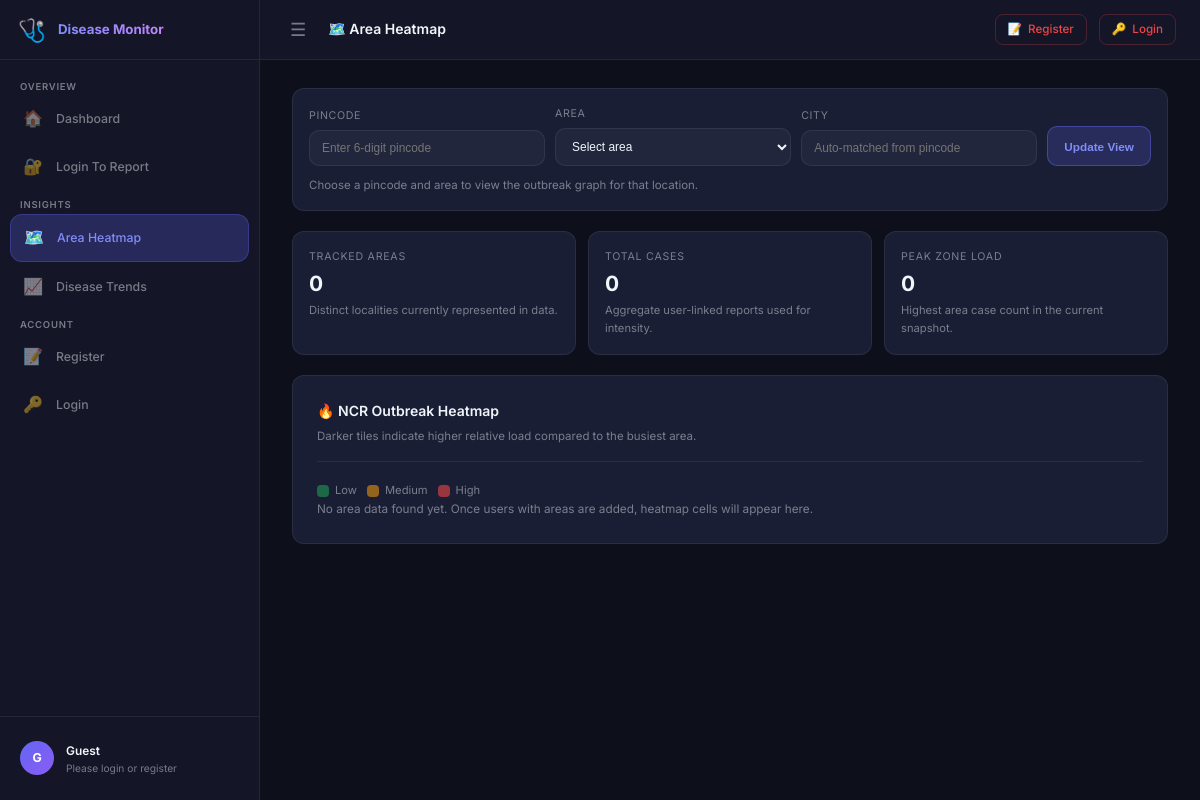
Before: /heatmap/ with the older database file.
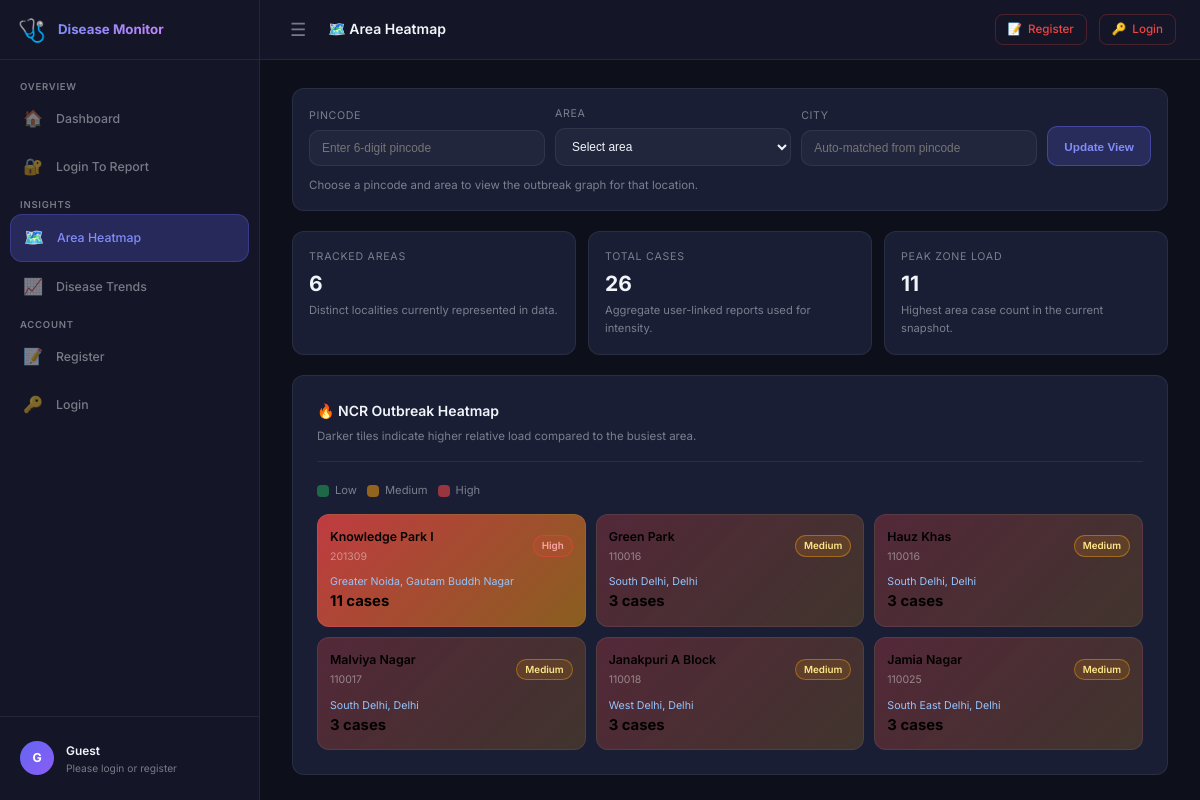
After: the same page with the newer database file.
### doctor/models.py (models this page shows, shortened)
class Area(models.Model):
    pincode = models.CharField(
        max_length=6,
        blank=True,
        default="",
        help_text="6-digit NCR pincode of the user's location.",
    )
    area = models.CharField(
        max_length=200,
        blank=True,
        default="",
        help_text="Locality / area derived from the pincode.",
    )

### doctor/views.py (the view, shortened to what this page needs)
# urls.py: path("heatmap/", views.area_heatmap, name="area_heatmap"),
def area_heatmap(request):
    valid_pincode_entries = {
        pin: details
        for pin, details in NCR_PINCODES.items()
        if pin.isdigit() and isinstance(details, dict)
    }
    pincode_choices = {
        pin: details.get("areas", [])
        for pin, details in valid_pincode_entries.items()
    }
    selected_pincode = request.GET.get("pincode", "").strip()
    selected_area = request.GET.get("area", "").strip()
    selected_city = ""
    using_registered_area = False
    location_required = False
    if selected_pincode and selected_area:
        valid_areas = pincode_choices.get(selected_pincode, [])
        if selected_area not in valid_areas:
            messages.error(request, "Selected pincode and area combination is invalid.")
            selected_pincode = ""
            selected_area = ""
            location_required = True
        else:
            selected_city = valid_pincode_entries.get(selected_pincode, {}).get("city", "")
    elif request.user.is_authenticated and request.user.area_id:
        selected_pincode = request.user.area.pincode
        selected_area = request.user.area.area
        selected_city = valid_pincode_entries.get(selected_pincode, {}).get("city", "")
        using_registered_area = True
    else:
        location_required = True
    rows = list(
        Area.objects.values("area", "pincode")
        .annotate(case_count=Count("symptomreport"))
        .order_by("-case_count", "pincode", "area")
    )
    max_case_count = max((row["case_count"] for row in rows), default=0)
    total_cases = sum(row["case_count"] for row in rows)
    active_areas = len(rows)
    for row in rows:
        pincode_data = valid_pincode_entries.get(row["pincode"], {})
        row["city"] = pincode_data.get("city", "NCR")
        row["district"] = pincode_data.get("district", "Delhi NCR")
        if max_case_count:
            row["intensity"] = int((row["case_count"] / max_case_count) * 100)
        else:
            row["intensity"] = 0
        row["heat_alpha"] = round((row["intensity"] / 100) * 0.7 + 0.08, 2)
        if row["case_count"] >= 6:
            row["risk_level"] = "high"
        elif row["case_count"] >= 3:
            row["risk_level"] = "medium"
        else:
            row["risk_level"] = "low"
    disease_labels = []
    disease_values = []
    trend_days = []
    disease_names_7d = []
    trend_data = {}
    selected_location_summary = None
    city_rows = []
    if selected_city:
        for row in rows:
            if row.get("city") == selected_city:
                city_rows.append(row)
    city_rows = sorted(city_rows, key=lambda item: item["case_count"], reverse=True)[:8]
    city_area_labels = [f"{row['area']} ({row['pincode']})" for row in city_rows]
    city_area_values = [row["case_count"] for row in city_rows]
    context = {
        "heatmap_rows": rows,
        "max_case_count": max_case_count,
        "total_cases": total_cases,
        "active_areas": active_areas,
        "pincode_details_map": valid_pincode_entries,
        "pincode_choices": pincode_choices,
        "pincode_list": sorted(pincode_choices.keys()),
        "selected_pincode": selected_pincode,
        "selected_area": selected_area,
        "selected_city": selected_city,
        "using_registered_area": using_registered_area,
        "location_required": location_required,
        "selected_location_summary": selected_location_summary,
        "disease_labels": disease_labels,
        "disease_values": disease_values,
        "trend_days": trend_days,
        "disease_names_7d": disease_names_7d,
        "trend_data": trend_data,
        "city_area_labels": city_area_labels,
        "city_area_values": city_area_values,
    }
    return render(request, "doctor/heatmap.html", context)

### doctor/templates/doctor/heatmap.html (shortened to what the changed rows need)
{% extends "doctor/layout.html" %}
{% load static %}
{% block extra_css %}
<link rel="stylesheet" href="{% static 'doctor/css/heatmap.css' %}" />
{% endblock %}
{% block content %}
<section class="heatmap-layout">
  <div class="metrics-grid">
    <article class="metric-card">
      <div class="metric-label">Tracked Areas</div>
      <div class="metric-value">{{ active_areas }}</div>
      <p class="metric-note">
        Distinct localities currently represented in data.
      </p>
    </article>
    <article class="metric-card">
      <div class="metric-label">Total Cases</div>
      <div class="metric-value">{{ total_cases }}</div>
      <p class="metric-note">
        Aggregate user-linked reports used for intensity.
      </p>
    </article>
    <article class="metric-card">
      <div class="metric-label">Peak Zone Load</div>
      <div class="metric-value">{{ max_case_count }}</div>
      <p class="metric-note">
        Highest area case count in the current snapshot.
      </p>
    </article>
  </div>
  <article class="card">
    <div class="card-header">
      <div class="card-title">🔥 NCR Outbreak Heatmap</div>
      <div class="card-subtitle">
      </div>
    </div>
    <div class="legend" aria-label="Heatmap legend">
      <span class="legend-item"
        ><span class="legend-swatch low"></span>Low</span
      >
      <span class="legend-item"
        ><span class="legend-swatch medium"></span>Medium</span
      >
      <span class="legend-item"
        ><span class="legend-swatch high"></span>High</span
      >
    </div>
    {% if heatmap_rows %}
    <div class="heatmap-grid heatmap-grid-content">
      {% for row in heatmap_rows %}
      <button
        type="button"
        class="heat-cell heat-cell-button"
        data-heat-alpha="{{ row.heat_alpha }}"
        data-pincode="{{ row.pincode }}"
        data-area="{{ row.area }}"
        data-city="{{ row.city }}"
      >
        <div class="cell-head">
          <div>
            <div class="cell-area">{{ row.area }}</div>
            <div class="cell-pincode">{{ row.pincode }}</div>
          </div>
          <span class="risk-pill {{ row.risk_level }}"
            >{{ row.risk_level|title }}</span
          >
        </div>
        <div class="cell-city">{{ row.city }}, {{ row.district }}</div>
        <div class="cell-cases">{{ row.case_count }} cases</div>
      </button>
      {% endfor %}
    </div>
    {% else %}
    <p class="empty">
      No area data found yet. Once users with areas are added, heatmap cells
      will appear here.
    </p>
    {% endif %}
  </article>
</section>
{% endblock %}

Changed rows visible on the page:
added Area: area "Knowledge Park I", pincode "201309", risk_level "High", city "Greater Noida", district "Gautam Buddh Nagar", case_count "11"
added Area: area "Green Park", pincode "110016", risk_level "Medium", city "South Delhi", district "Delhi", case_count "3"
added Area: area "Hauz Khas", pincode "110016", risk_level "Medium", city "South Delhi", district "Delhi", case_count "3"
added Area: area "Malviya Nagar", pincode "110017", risk_level "Medium", city "South Delhi", district "Delhi", case_count "3"
added Area: area "Janakpuri A Block", pincode "110018", risk_level "Medium", city "West Delhi", district "Delhi", case_count "3"
added Area: area "Jamia Nagar", pincode "110025", risk_level "Medium", city "South East Delhi", district "Delhi", case_count "3"
Other visible differences:
{{ active_areas }}: "0" → "6"
{{ total_cases }}: "0" → "26"
{{ max_case_count }}: "0" → "11"
text no longer shown: "No area data found yet. Once users with areas are added, heatmap cells will appear here."
